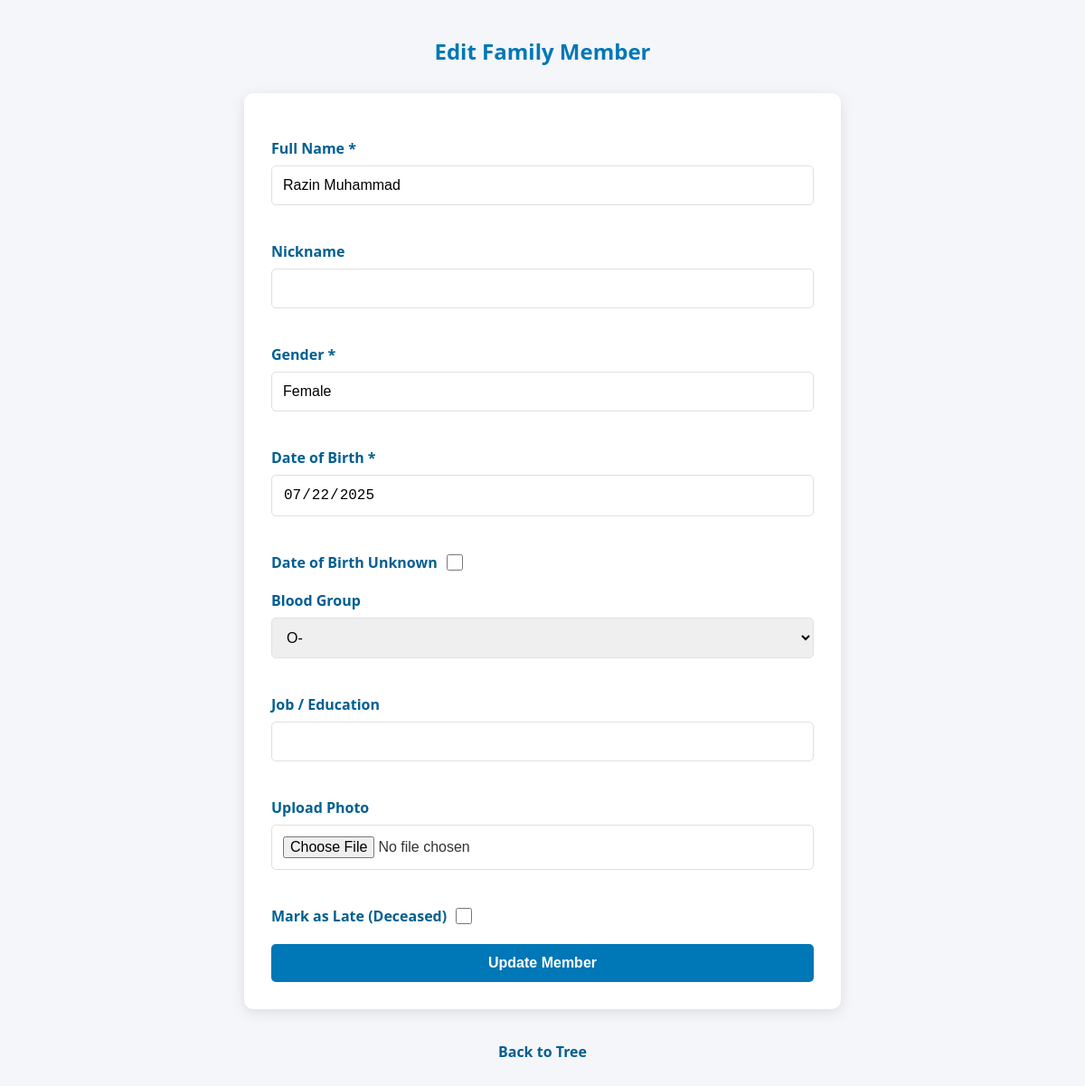
The page /tree/edit/1 (signed in) on the database as committed earlier.
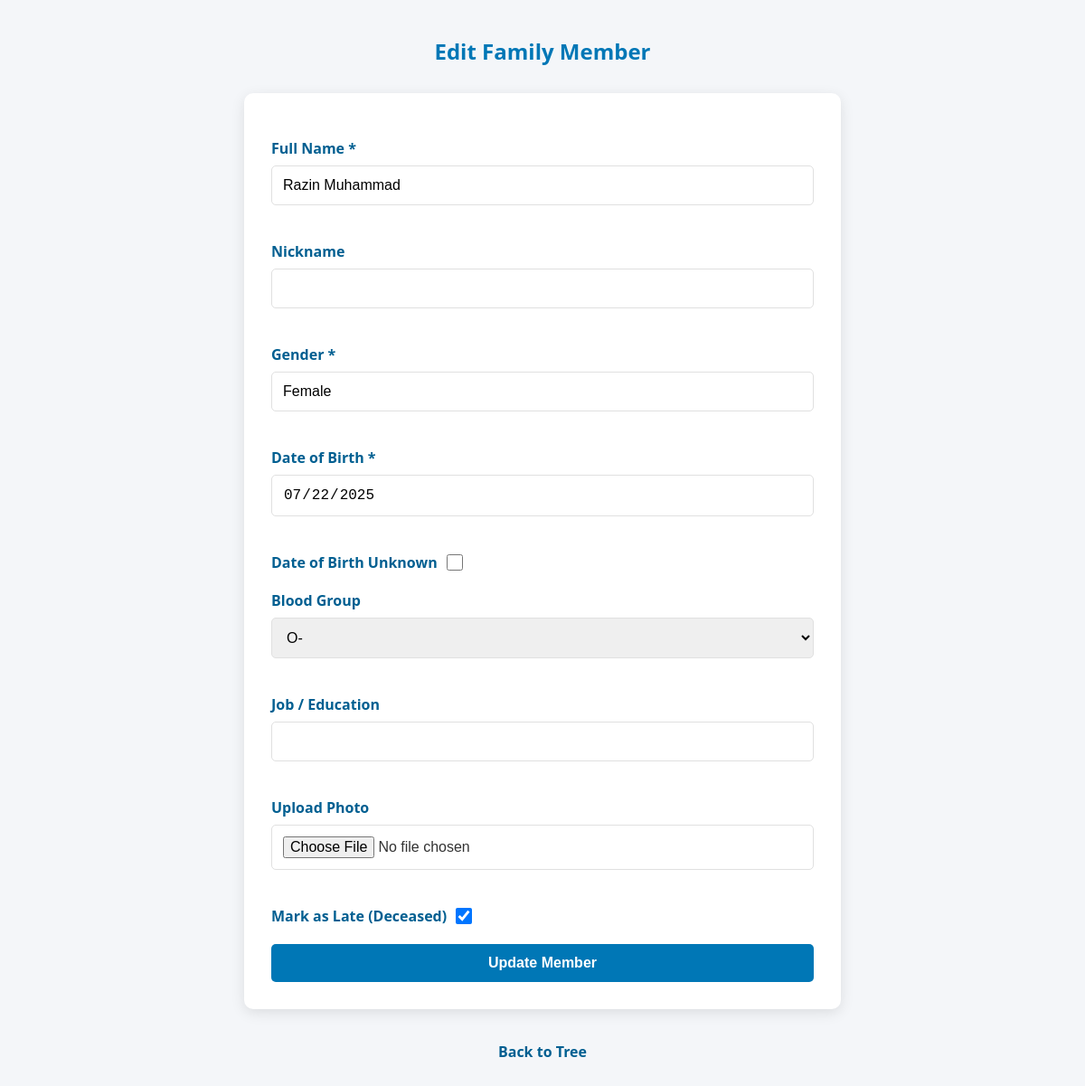
The same page on the database as committed later.
### tables this page shows
CREATE TABLE family_members (
    id INTEGER PRIMARY KEY AUTOINCREMENT,
    name TEXT NOT NULL,
    nickname TEXT,
    is_late INTEGER DEFAULT 0,
    dob TEXT,
    gender TEXT,
    blood_group TEXT,
    job_or_education TEXT,
    selfie_path TEXT
);

### app.py (the view, shortened to what this page needs)
@app.route("/tree/edit/<int:member_id>", methods=["GET", "POST"])
@login_required
def edit_member(member_id):
    if current_user.role not in ["Admin", "Contributor"]:
        flash("Access denied.")
        return redirect(url_for("tree"))
    db = get_db()
    member = db.execute(
        "SELECT * FROM family_members WHERE id=?", (member_id,)
    ).fetchone()
    if not member:
        flash("Member not found.")
        return redirect(url_for("tree"))
    member = dict(member)
    if member["blood_group"] is None:
        member["blood_group"] = ""
    blood_groups = ["A+", "A-", "B+", "B-", "O+", "O-", "AB+", "AB-"]
    return render_template(
        "member_form.html",
        mode="edit",
        member=member,
        blood_groups=blood_groups,
        default_gender=None
    )

### app.py (called while the page is built)
@babel.localeselector
def get_locale():
    lang = request.args.get('lang')
    if lang in ['en', 'ml']:
        session['lang'] = lang
        return lang
    return session.get('lang', 'en')

@app.before_request
def set_language():
    lang = request.args.get('lang')
    if lang in ['en', 'ml']:
        session['lang'] = lang

@app.context_processor
def inject_locale():
    return dict(get_locale=get_locale)

@app.before_request
def make_session_permanent():
    session.permanent = True
    app.permanent_session_lifetime = timedelta(days=15)

@login_manager.user_loader
def load_user(user_id):
    db = get_db()
    user = db.execute("SELECT * FROM users WHERE id=?", (user_id,)).fetchone()
    return User(user) if user else None

@app.context_processor
def inject_filter_value():
    return {
        "current_filter": request.args.get("filter", "all")
    }

@app.context_processor
def inject_filter_value():
    return {
        "current_filter": request.args.get("filter", "all")
    }

### templates/member_form.html (shortened to what this page needs)
<!DOCTYPE html>
<html lang="{{ get_locale() }}">
<head>
</head>
<body>
<h2>
  {% if mode == "edit" %}
    {{ _('Edit Family Member') }}
  {% else %}
    {{ _('Add Family Member') }}
  {% endif %}
</h2>
  <form method="POST" enctype="multipart/form-data">
    <label for="name">{{_('Full Name')}} *</label>
    <input
      type="text"
      name="name"
      id="name"
      required
      value="{{ member.name if mode=='edit' else '' }}"
      {% if mode == 'edit' %}readonly{% endif %}
    >
<label for="nickname">{{_('Nickname')}}</label>
<input
  type="text"
  name="nickname"
  id="nickname"
  value="{{ member.nickname if mode == 'edit' and member.nickname else '' }}"
>
    <label for="gender">{{_('Gender')}} *</label>
    {% if mode == "edit" %}
      <input
        type="text"
        name="gender"
        id="gender"
        value="{{ _(member.gender) }}"
        readonly
      >
    {% endif %}
    <label for="dob">{{_('Date of Birth')}} *</label>
    <input
  type="date"
  name="dob"
  id="dob"
  {% if mode == 'edit' and member.dob %}readonly{% endif %}
  value="{{ member.dob if mode=='edit' else '' }}"
/>
    <div class="form-checkbox">
  <label for="dob_unknown">
    {{_('Date of Birth Unknown')}}
    <input
      type="checkbox"
      name="dob_unknown"
      id="dob_unknown"
    >
  </label>
</div>
    <label for="blood_group">{{_('Blood Group')}}</label>
    <select name="blood_group" id="blood_group">
      {% for bg in blood_groups %}
        <option value="{{ bg }}"
          {% if member and member.blood_group == bg %}selected{% endif %}
        >{{ bg }}</option>
      {% endfor %}
    </select>
    <label for="job_or_education">{{_('Job / Education')}}</label>
    <input
      type="text"
      name="job_or_education"
      id="job_or_education"
      value="{{ member.job_or_education if mode=='edit' else '' }}"
    >
    <label for="photo">{{_('Upload Photo')}}</label>
    <input type="file" name="photo" id="photo">
    <div class="form-checkbox">
      <label for="is_late">
        {{_('Mark as Late (Deceased)')}}
        <input
          type="checkbox"
          name="is_late"
          id="is_late"
          {% if mode == 'edit' and member.is_late %}checked{% endif %}
        >
      </label>
    </div>
    <button type="submit">
{% if mode == "edit" %}
  {{ _('Update Member') }}
{% else %}
  {{ _('Add Member') }}
{% endif %}
    </button>
  </form>
  <p><a href="{{ url_for('tree') }}">{{_('Back to Tree')}}</a></p>
</body>
</html>

Rows that differ between the two databases and show on the page:
changed family_members "Razin Muhammad": is_late "☐" → "☑"
